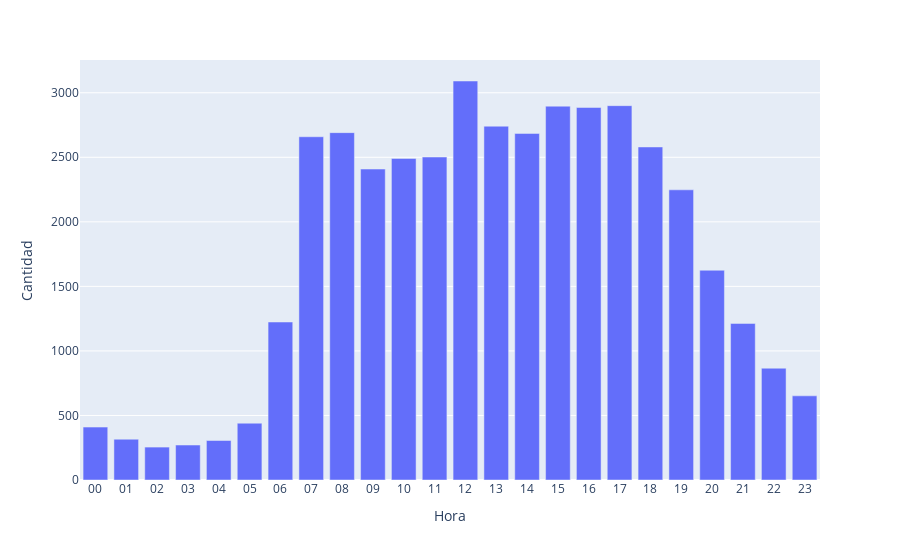

The cell this chart's notebook holds for it:
### Code cell
fig = px.bar(df5,x="Hora",y="Cantidad")
fig.show()

### Figure 1 — Plotly figure (JSON) as saved in the notebook; plotly's stock layout.template omitted (floating-point values rounded to 4 significant figures)
{"data": [{"alignmentgroup": "True", "hovertemplate": "Hora=%{x}<br>Cantidad=%{y}<extra></extra>", "legendgroup": "", "marker": {"color": "#636efa", "pattern": {"shape": ""}}, "name": "", "offsetgroup": "", "orientation": "v", "showlegend": false, "textposition": "auto", "type": "bar", "x": ["00", "01", "02", "03", "04", "05", "06", "07", "08", "09", "10", "11", "12", "13", "14", "15", "16", "17", "18", "19", "20", "21", "22", "23"], "xaxis": "x", "y": [410, 316, 255, 271, 306, 440, 1224, 2659, 2691, 2409, 2491, 2502, 3091, 2741, 2685, 2896, 2886, 2900, 2580, 2248, 1625, 1213, 866, 652], "yaxis": "y"}], "layout": {"barmode": "relative", "legend": {"tracegroupgap": 0}, "margin": {"t": 60}, "xaxis": {"anchor": "y", "domain": [0, 1], "title": {"text": "Hora"}}, "yaxis": {"anchor": "x", "domain": [0, 1], "title": {"text": "Cantidad"}}}}
